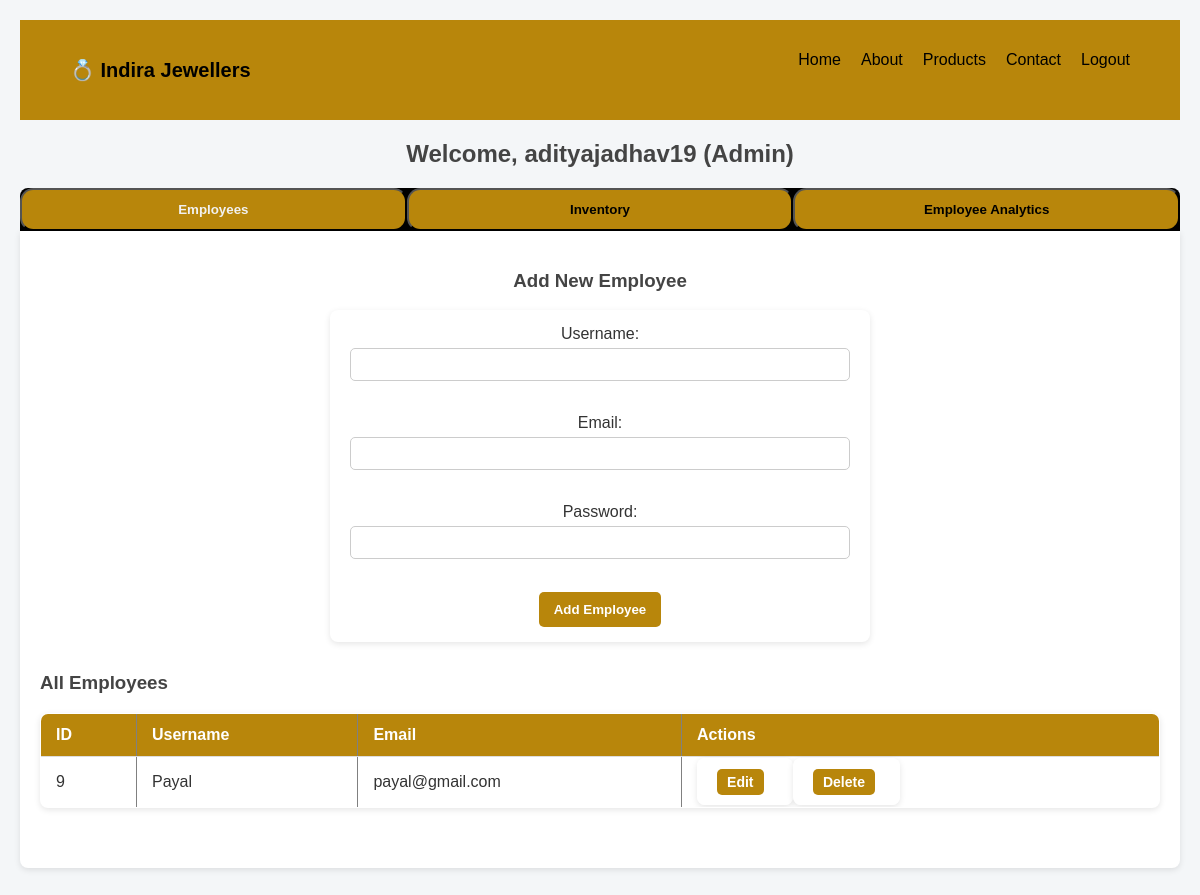
Page /admin_dashboard.php (signed in) on the committed database.
### tables this page shows
CREATE TABLE `users` (
  `id` int(11) NOT NULL,
  `username` varchar(100) DEFAULT NULL,
  `email` varchar(255) DEFAULT NULL,
  `password` varchar(255) DEFAULT NULL,
  `role` enum('admin','employee','customer') DEFAULT NULL
);

### admin_dashboard.php (the view, shortened to what this page needs)
<?php
include 'config.php';
$employees = $conn->query("SELECT * FROM users WHERE role='employee'");
?>
<link rel="stylesheet" href="assets/css/admin.css">
<header>
    <div class="logo">💍 Indira Jewellers</div>
    <nav>
        <ul>
            <li><a href="index.php">Home</a></li>
            <li><a href="about.php">About</a></li>
            <li><a href="products.php">Products</a></li>
            <li><a href="contact.php">Contact</a></li>
            <li><a href="logout.php">Logout</a></li>
        </ul>
    </nav>
</header>
<center>
    <h2>Welcome, <?php echo $_SESSION['username']; ?> (Admin)</h2>
</center>
<div class="tab-buttons">
    <button data-tab="employees" onclick="openTab('employees')" class="active">Employees</button>
    <button data-tab="inventory" onclick="openTab('inventory')">Inventory</button>
    <button data-tab="analytics" onclick="openTab('analytics')">Employee Analytics</button>
</div>
<div id="employees" class="tab-content active">
    <center>
        <h3>Add New Employee</h3>
        <form action="adminproc.php" method="POST">
            <label>Username:</label><br>
            <input type="text" name="username" required><br><br>
            <label>Email:</label><br>
            <input type="email" name="email" required><br><br>
            <label>Password:</label><br>
            <input type="password" name="password" required><br><br>
            <input type="submit" value="Add Employee">
        </form>
    </center>
    <h3>All Employees</h3>
    <table border="1" cellpadding="5">
        <tr>
            <th>ID</th>
            <th>Username</th>
            <th>Email</th>
            <th>Actions</th>
        </tr>
        <?php while ($emp = $employees->fetch_assoc()) { ?>
            <tr>
                <td><?php echo $emp['id']; ?></td>
                <td><?php echo $emp['username']; ?></td>
                <td><?php echo $emp['email']; ?></td>
                <td>
                    <form action="adminproc.php" method="POST" style="display:inline">
                        <input type="submit" value="Edit">
                    </form>
                    <form action="adminproc.php" method="POST" style="display:inline"
                        onsubmit="return confirm('Are you sure?')">
                        <input type="submit" value="Delete">
                    </form>
                </td>
            </tr>
        <?php } ?>
    </table>
</div>

### assets/css/admin.css (style rules this page uses)
header { background-color: #b8860b; color: rgb(0, 0, 0); display: flex; justify-content: space-between; align-items: center; padding: 15px 50px; }
header .logo { font-size: 20px; font-weight: bold; }
nav ul { list-style: none; display: flex; gap: 20px; }
nav ul li a { color: rgb(0, 0, 0); text-decoration: none; font-weight: 500; }
h2, h3 { color: #444; }
form { background-color: #fff; padding: 15px 20px; border-radius: 8px; box-shadow: 0px 2px 6px rgba(0,0,0,0.1); margin-bottom: 30px; max-width: 500px; }
form input[type="text"], form input[type="email"], form input[type="password"], form input[type="number"], form textarea, form select { width: 100%; padding: 8px 10px; margin-top: 5px; margin-bottom: 15px; border: 1px solid #ccc; border-radius: 5px; box-sizing: border-box; }
form input[type="submit"] { background-color: #b8860b; color: #fff; padding: 10px 15px; border: none; border-radius: 5px; cursor: pointer; font-weight: bold; }
table { width: 100%; border-collapse: collapse; margin-bottom: 40px; background-color: #fff; border-radius: 8px; overflow: hidden; box-shadow: 0px 2px 6px rgba(0,0,0,0.1); }
table th, table td { padding: 12px 15px; text-align: left; border-bottom: 1px solid #ddd; }
table th { background-color: #b8860b; color: white; font-weight: bold; }
table input[type="submit"] { padding: 5px 10px; font-size: 14px; margin-right: 5px; }
a { text-decoration: none; color: #000000; font-weight: bold; margin-bottom: 20px; display: inline-block; }
.tab-buttons { display: flex; background-color: #000000; border-radius: 8px 8px 0 0; overflow: hidden; margin-bottom: 0; }
.tab-buttons button { border-color: #000000; border-radius: 1em; flex: 1; padding: 12px; background: #b8860b; outline: none; cursor: pointer; color: rgb(0, 0, 0); font-weight: bold; transition: background 0.3s; }
.tab-buttons button.active { color: #f1f1f1; background: #b8860b; }
.tab-content { display: none; padding: 20px; background: #ffffff; border-radius: 0 0 8px 8px; box-shadow: 0px 2px 6px rgba(0,0,0,0.1); margin-bottom: 30px; }
.tab-content.active { display: block; }

### rows in the picture
users: id "9", username "Payal", email "payal@gmail.com"

### other values in the picture
$_SESSION['username'] "adityajadhav19"
